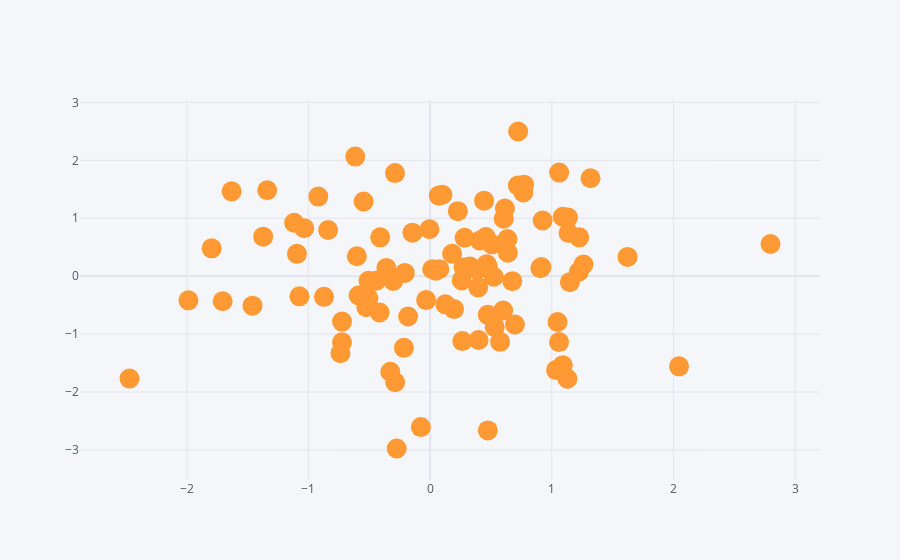

Write notebook code for a chart like this one.
### Code cell
df.iplot(kind='scatter',x='A',y='B',size=20,mode='markers') # without mode='markers' it'll connetc the dots together
